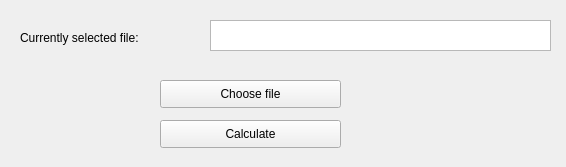
<?xml version="1.0" encoding="UTF-8"?>
<ui version="4.0">
 <class>Form</class>
 <widget class="QWidget" name="Form">
  <property name="geometry">
   <rect>
    <x>0</x>
    <y>0</y>
    <width>566</width>
    <height>167</height>
   </rect>
  </property>
  <property name="windowTitle">
   <string>Form</string>
  </property>
  <widget class="QPushButton" name="choose_file_button">
   <property name="geometry">
    <rect>
     <x>160</x>
     <y>80</y>
     <width>181</width>
     <height>28</height>
    </rect>
   </property>
   <property name="text">
    <string>Choose file</string>
   </property>
  </widget>
  <widget class="QTextBrowser" name="selected_file_text">
   <property name="geometry">
    <rect>
     <x>210</x>
     <y>20</y>
     <width>341</width>
     <height>31</height>
    </rect>
   </property>
  </widget>
  <widget class="QLabel" name="selected_file_label">
   <property name="geometry">
    <rect>
     <x>20</x>
     <y>30</y>
     <width>151</width>
     <height>16</height>
    </rect>
   </property>
   <property name="text">
    <string>Currently selected file:</string>
   </property>
  </widget>
  <widget class="QPushButton" name="calculate_button">
   <property name="geometry">
    <rect>
     <x>160</x>
     <y>120</y>
     <width>181</width>
     <height>28</height>
    </rect>
   </property>
   <property name="text">
    <string>Calculate</string>
   </property>
  </widget>
 </widget>
 <resources/>
 <connections/>
</ui>
